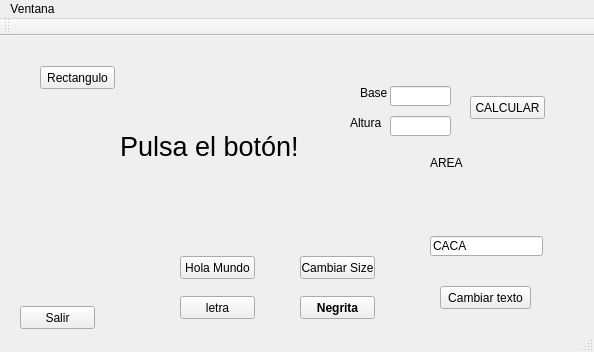
<?xml version="1.0" encoding="UTF-8"?>
<ui version="4.0">
 <class>MainWindow</class>
 <widget class="QMainWindow" name="MainWindow">
  <property name="geometry">
   <rect>
    <x>0</x>
    <y>0</y>
    <width>594</width>
    <height>352</height>
   </rect>
  </property>
  <property name="windowTitle">
   <string>MainWindow</string>
  </property>
  <widget class="QWidget" name="centralWidget">
   <widget class="QPushButton" name="pushButton">
    <property name="geometry">
     <rect>
      <x>180</x>
      <y>220</y>
      <width>75</width>
      <height>23</height>
     </rect>
    </property>
    <property name="text">
     <string>Hola Mundo</string>
    </property>
   </widget>
   <widget class="QLabel" name="label">
    <property name="geometry">
     <rect>
      <x>120</x>
      <y>40</y>
      <width>211</width>
      <height>141</height>
     </rect>
    </property>
    <property name="font">
     <font>
      <pointsize>20</pointsize>
     </font>
    </property>
    <property name="text">
     <string>Pulsa el botón!</string>
    </property>
   </widget>
   <widget class="QPushButton" name="pushButton_2">
    <property name="geometry">
     <rect>
      <x>300</x>
      <y>220</y>
      <width>75</width>
      <height>23</height>
     </rect>
    </property>
    <property name="text">
     <string>Cambiar Size</string>
    </property>
   </widget>
   <widget class="QPushButton" name="pushButton_3">
    <property name="geometry">
     <rect>
      <x>300</x>
      <y>260</y>
      <width>75</width>
      <height>23</height>
     </rect>
    </property>
    <property name="font">
     <font>
      <weight>75</weight>
      <bold>true</bold>
     </font>
    </property>
    <property name="text">
     <string>Negrita</string>
    </property>
   </widget>
   <widget class="QPushButton" name="pushButton_4">
    <property name="geometry">
     <rect>
      <x>180</x>
      <y>260</y>
      <width>75</width>
      <height>23</height>
     </rect>
    </property>
    <property name="text">
     <string>letra</string>
    </property>
   </widget>
   <widget class="QLineEdit" name="lineEdit">
    <property name="geometry">
     <rect>
      <x>430</x>
      <y>200</y>
      <width>113</width>
      <height>20</height>
     </rect>
    </property>
    <property name="text">
     <string>CACA</string>
    </property>
   </widget>
   <widget class="QPushButton" name="pushButton_5">
    <property name="geometry">
     <rect>
      <x>440</x>
      <y>250</y>
      <width>91</width>
      <height>23</height>
     </rect>
    </property>
    <property name="text">
     <string>Cambiar texto</string>
    </property>
   </widget>
   <widget class="QPushButton" name="pushButton_6">
    <property name="geometry">
     <rect>
      <x>40</x>
      <y>30</y>
      <width>75</width>
      <height>23</height>
     </rect>
    </property>
    <property name="text">
     <string>Rectangulo</string>
    </property>
   </widget>
   <widget class="QPushButton" name="pushButtonArea">
    <property name="geometry">
     <rect>
      <x>470</x>
      <y>60</y>
      <width>75</width>
      <height>23</height>
     </rect>
    </property>
    <property name="text">
     <string>CALCULAR</string>
    </property>
   </widget>
   <widget class="QLabel" name="labelBase">
    <property name="geometry">
     <rect>
      <x>360</x>
      <y>50</y>
      <width>47</width>
      <height>13</height>
     </rect>
    </property>
    <property name="text">
     <string>Base</string>
    </property>
   </widget>
   <widget class="QLabel" name="labelAltura">
    <property name="geometry">
     <rect>
      <x>350</x>
      <y>80</y>
      <width>47</width>
      <height>13</height>
     </rect>
    </property>
    <property name="text">
     <string>Altura</string>
    </property>
   </widget>
   <widget class="QLabel" name="labelArea">
    <property name="geometry">
     <rect>
      <x>430</x>
      <y>120</y>
      <width>47</width>
      <height>13</height>
     </rect>
    </property>
    <property name="text">
     <string>AREA</string>
    </property>
   </widget>
   <widget class="QLineEdit" name="lineEditBase">
    <property name="geometry">
     <rect>
      <x>390</x>
      <y>50</y>
      <width>61</width>
      <height>20</height>
     </rect>
    </property>
   </widget>
   <widget class="QLineEdit" name="lineEditAltura">
    <property name="geometry">
     <rect>
      <x>390</x>
      <y>80</y>
      <width>61</width>
      <height>20</height>
     </rect>
    </property>
   </widget>
   <widget class="QPushButton" name="pushButtonExit">
    <property name="geometry">
     <rect>
      <x>20</x>
      <y>270</y>
      <width>75</width>
      <height>23</height>
     </rect>
    </property>
    <property name="text">
     <string>Salir</string>
    </property>
   </widget>
  </widget>
  <widget class="QMenuBar" name="menuBar">
   <property name="geometry">
    <rect>
     <x>0</x>
     <y>0</y>
     <width>594</width>
     <height>21</height>
    </rect>
   </property>
   <widget class="QMenu" name="menuVentana">
    <property name="title">
     <string>Ventana</string>
    </property>
    <addaction name="actionAbrir_Rectangulo"/>
   </widget>
   <addaction name="menuVentana"/>
  </widget>
  <widget class="QToolBar" name="mainToolBar">
   <attribute name="toolBarArea">
    <enum>TopToolBarArea</enum>
   </attribute>
   <attribute name="toolBarBreak">
    <bool>false</bool>
   </attribute>
  </widget>
  <widget class="QStatusBar" name="statusBar"/>
  <action name="actionAbrir_Rectangulo">
   <property name="text">
    <string>Abrir Rectangulo</string>
   </property>
  </action>
 </widget>
 <layoutdefault spacing="6" margin="11"/>
 <resources/>
 <connections/>
</ui>
